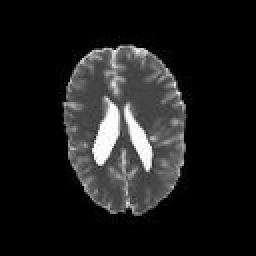
%> input picture kernel/data/MRIhead-T.jpg, 128 x 128 px (shown 2 times larger)
$ octave setup2DMRIData.m   (GNU Octave 9; MATLAB toolbox functions it lacks are replaced by stand-ins)
%> lines starting %> are read from the running program, lines starting %| are printed output that depends on the picture
### kernel/data/jpgs2data.m
%==============================================================================
% This code is part of the Matlab-based toolbox
% FAIR - Flexible Algorithms for Image Registration.
% For details see
% - https://github.com/C4IR and
% - http://www.siam.org/books/fa06/
%==============================================================================
% This files simplifies the generation of FAIR data
% Input
%    example        the name of the game (for figures etc)
%    fileT        name of a image file for the template  image
%    fileR        name of a image file for the reference image
%    varargin    list of additional variables such as omega, m, LM
%==============================================================================

function expfile = jpgs2data(example,fileT,fileR,varargin)
%> called with example = '', fileT = 'MRIhead-T.jpg', fileR = 'MRIhead-R.jpg'

if nargin == 0,
  help(mfilename)
  runMinimalExample
  return;
end

omega     = [];
m         = [];
LM        = [];
viewPara  = {'viewImage','viewImage2D','colormap','gray(256)'};
imgPara   = {'imgModel','linearInter'};
overwrite = 0;

for k=1:2:length(varargin), % overwrite defaults
  eval([varargin{k},'=varargin{',int2str(k+1),'};']);
end;

if isempty(example),
  caller  = dbstack;
  expfile = caller(min(2,length(caller))).name;
  example = expfile(6:end-5);
else
  expfile = sprintf('setup%sData',example);
end
expfile = fullfile(FAIRpath,'temp',expfile);

FAIRmessage(expfile)
if exist([expfile,'.mat'],'file') & ~overwrite,
  fprintf('[%s] %s exists\n',mfilename,expfile);
  return
end;

% do whatever needed to be done to get your data here
image = @(str) double(flipud(imread(str))'); % reads and converts

% load the original data, set domain, initial discretization, and grid
dataT = image(fileT);
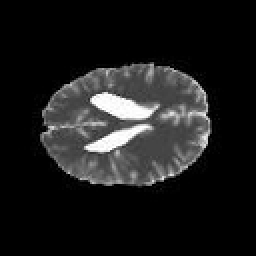
%> dataT: size 128x128 double (shown 2 times larger); min 0, max 255, mean 28.2; mean of the top-left, top-right, bottom-left and bottom-right quarters 30.5, 31.1, 28.6, 22.5
dataR = image(fileR);
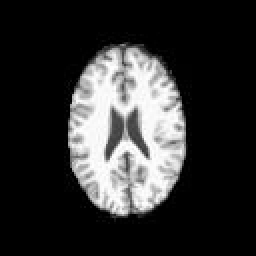
%> input picture kernel/data/MRIhead-R.jpg, 128 x 128 px (shown 2 times larger)
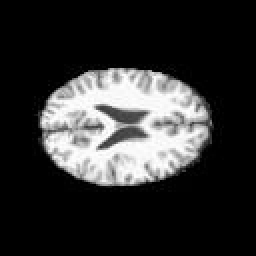
%> dataR: size 128x128 double (shown 2 times larger); min 0, max 255, mean 49.1; mean of the top-left, top-right, bottom-left and bottom-right quarters 52.8, 47.2, 50.4, 45.9

if isempty(omega), omega = [0,size(dataT,1),0,size(dataT,2)];  end;
%> after `omega = [0,size(dataT,1),0,size(dataT,2)]`: omega = [0 128 0 128]
if isempty(m),     m     = size(dataR);                        end;
%> after `m = size(dataR)`: m = [128 128]

viewImage('reset',viewPara{:});
imgModel('reset',imgPara{:});

omegaI = @(i) omega(min(i,size(omega,1)),:);
xc     = @(k) getCellCenteredGrid(omegaI(k),m);

viewData  = @(I,k) viewImage(imgModel(I,omegaI(k),xc(k)),omegaI(k),m);

FAIRfigure(1,'figname',expfile); clf;
subplot(1,2,1); viewData(dataT,1); title('template');
subplot(1,2,2); viewData(dataR,2); title('reference');

ML = getMultilevel({dataT,dataR},omega,m,'fig',2);

% save to outfile
save(expfile,'example','dataT','dataR','omega','m','ML','viewPara','imgPara');
if ~isempty(LM),
  save(expfile,'-append','LM','example');
end;

%------------------------------------------------------------------------------

function runMinimalExample
setup2DhandData;

%==============================================================================

### kernel/tools/dealOptions.m
%==============================================================================
% This code is part of the Matlab-based toolbox
% FAIR - Flexible Algorithms for Image Registration.
% For details see
% - https://github.com/C4IR and
% - http://www.siam.org/books/fa06/
%==============================================================================
% This functions deals persistent variables in administrative functions such as
% viewImage, viewImage, imgModel, trafo, distance, regularizer, ....
%
% Input:
%   optn        a list of current options, to be updated
%               cell or struct, 2*n entries, e.g.
%               optn.omega = [1,2];
%               optn.m     = 14;
%               or optn    = {'omega',[1,2],'m',14;}
%   varargin    a list of new options, cell with 2*p entries
%
% Output:
%   method      specifies the particular method to be used in caller, see example
%   optn        updated list of options
%   task        task to be performed either in options or in caller
%   stop        flag for caller to terminate
%
% Example:
% caller='imgModel', method='splineInter', p1='theta', pV1=10
%
% The followings modes can be uses
%    1.    nargin == 0,
%         help, run minimal example, return
%

% elseif    ~ischar(varargin{1}) -> task='none'; stop = 0;
% else      task = varargin{1} end one of the following
%
% task = 'reset', caller('reset',caller,method,p1,pV1,...), stop = 1
%   set optn={caller,method,p1,pV1,...}
%
% task = 'set',   caller('set',x1,xV1,...),                 stop = 1
%   update optn by overwiting (if x1=pk) or adding to list
%
% task = 'get',   caller('get',optn,pk),                    stop = 1
%   if field exists, method = OPTN.(pk), else method = [];
%
% task = 'disp',  caller('disp'),                           stop = 1
%   displays all the optn, fieldname:optn.(fieldname)
%
% task = 'clear', caller('clear'),                          stop = 1
%   set optn = [];
%
%  otherwise: -> task, stop = 0

%==============================================================================


function [method,optn,task,stop] = dealOptions(caller,optn,varargin)
%> called with caller = 'setup2DMRIData', optn = []

method = [];                    % initialize method
% caller = dbstack;               % identify the name of the calling function
% caller = caller(min(length(caller),2)).name;

task   = [];
stop   = 1;

if nargin == 0,
  help(mfilename);
  runMinimalExample;
  return;
end;

% transform optn from cell to struct
if iscell(optn),
  optn = cell2struct(optn(2:2:end),optn(1:2:end),2);
end;

% check whether work is to be done here, i.e. the first input argument
% varargin{1} is a str
if nargin>2 && ischar(varargin{1})

  task        = varargin{1};
  varargin(1) = [];

  switch task
    case {'reset','set'},       % reset/set options
      if strcmp(task,'reset'),  % clear optn
        optn = [];
      end;

      % update the field with the value from the varargin list
      for k=1:2:length(varargin),
        optn.(varargin{k}) = varargin{k+1};
      end;

    case 'disp',                % display the options
      fprintf('<%s> options\n',caller);
      if isempty(optn),
        fprintf('is empty\n');
      else
        disp(optn)
      end;

    case 'clear';               % clear the options
      optn   = [];
      fprintf('--- cleared OPTN in <%s> ---\n',caller);

    case 'get',
      for k=1:length(varargin),
        method = getOption(optn,varargin{1});
      end;
      return

    case 'optn',
      [method,optn] = getOption(optn,caller);
      method = optn;
      return;

    otherwise,
      stop = 0;

  end;

  [method,optn] = getOption(optn,caller);
  return;

else

  [method,optn] = getOption(optn,caller);
  stop = (nargin < 3);
  return;

end;


%----------------------------------------------------------------------------------------

function [value,optn] = getOption(optn,field);

% initialize value= []; update by the value in optn
value = []; if isfield(optn,field),  value = optn.(field); end;
% transfer struct optn to list
if isstruct(optn),
  fields = fieldnames(optn);
  values = struct2cell(optn);
  optn = cell(1,2*length(fields));
  optn(1:2:2*length(fields)-1) = fields;
  optn(2:2:2*length(fields))   = values;
end;

%------------------------------------------------------------------------------

% [12 lines left out: function runMinimalExample, not called in this run]
%==============================================================================

### kernel/viewers/FAIRfigure.m
%==============================================================================
% This code is part of the Matlab-based toolbox
% FAIR - Flexible Algorithms for Image Registration.
% For details see
% - https://github.com/C4IR and
% - http://www.siam.org/books/fa06/
%==============================================================================
%
% function varargout = FAIRfigure(fig,varargin)
%
% Opens a non-gray (-: FAIR figure at position [position]
% labels with sets figure number and title [figname]
%
%==============================================================================

function varargout = FAIRfigure(fig,varargin)
%> called with fig = 1

caller   = dbstack;        % identify the name of the calling function
caller   = caller(min(length(caller),2)).name;
figname  = caller;
color    = [1,1,0.95];
position = [];

for k=1:2:length(varargin), % overwrite defaults
  eval([varargin{k},'=varargin{',int2str(k+1),'};']);
end;

if nargin == 0,
  fig = [];
end;

if isempty(fig),
  fig = figureh;
else
  if ishandle(fig),
    fig = figureh(fig);
  else
%> the run ends on the next line
    fig = figureh(fig);
  end;
end;

if ~isnumeric(fig),
  fig = fig.Number;
end;

figname  = sprintf('[FAIR:%d] %s',fig,figname);
set(fig,'numbertitle','off','name',figname,'color',color);

if not(isempty(position)) && not(strcmp(position,'default')),
%   keyboard
%     position = FAIRposition('fig',fig,'position',position);
    set(fig,'position',position);
end;
if nargout == 1, varargout = {fig};  end;
%==============================================================================

### kernel/tools/FAIRpath.m
function value=FAIRpath; value='/Users/Jan/Dropbox/FAIR/github';

### kernel/imgModels/imgModel.m
%==============================================================================
% This code is part of the Matlab-based toolbox
% FAIR - Flexible Algorithms for Image Registration.
% For details see
% - https://github.com/C4IR and
% - http://www.siam.org/books/fa06/
%==============================================================================
% Main function for the image model, uses persistent parameter
% Typical call
%  1.   initialize (pick model and submit parameters)
%
%       imgModel('reset','imgModel','splineInter','regularizer','moments','theta',1e-2);
%
%  2.   use:
%
%       [Tc,dT] = imgModel(coefT,omega,yc);
%
%       evaluates the image model as a linear combination of basis functions with
%       the coeeficients coeffT of size size(coefT) at a cell-centered grid of points
%       y = [Y(:,1);Y(:,2),...,Y(:,d)] using parameters specified by the persistent variable OPTN
%
%
%       [Tc,dT] = imgModel(dataT,omega,yc,specific{:});
%       overwrites the persistent options (not permanently)
%
%  3.   additional option 'coefficients':
%
%       [coefT,coefR] = imgModel('coefficients',dataT,dataR,omega);
%
%       returns the coefficients of a basis representation, note
%       coefT = dataT                     for linear interpolation
%       coefT = getSplineCoefficients     for spline interpolation
% =======================================================================================

function varargout = imgModel(varargin)

% handle options
persistent OPTN

if nargin == 0 & nargout == 0 %& isempty(OPTN),
  help(mfilename);
  runMinimalExample;
  return;
end;

% check for reset, set, clear, disp, see dealOptions.m
[method,OPTN,task,stop] = dealOptions(mfilename,OPTN,varargin{:});
if stop,  varargout = {method,OPTN};  return; end

% update spline coefficients, if neccessary
if strcmp(task,'coefficients'),
  T   = varargin{2};
  R   = varargin{3};
  dim = length(varargin{4})/2;
  if ~isempty(strfind(method,'spline')),
    T = getSplineCoefficients(T,'dim',dim,OPTN{:},varargin{5:end});
    R = getSplineCoefficients(R,'dim',dim,OPTN{:},varargin{5:end});
  end;
  varargout = {T,R};
  return;
end;

% do the work
[method,optn] = dealOptions(mfilename,OPTN,...
	'set','doDerivative',(nargout>1),varargin{4:end});
k = find(strcmp(optn,mfilename));
optn (k:k+1) = [];
T         = varargin{1};
omega     = varargin{2};
x         = varargin{3}(:);
[T,dT]    = feval(method,T,omega,x,optn{:});
varargout = {T,dT};

%------------------------------------------------------------------------------

% [4 lines left out: function runMinimalExample, not called in this run]
%==============================================================================

### kernel/viewers/viewImage.m
%==============================================================================
% This code is part of the Matlab-based toolbox
% FAIR - Flexible Algorithms for Image Registration.
% For details see
% - https://github.com/C4IR and
% - http://www.siam.org/books/fa06/
%==============================================================================
% varargout = viewImage(varargin)
%
% Main function for image visualization, makes use of persistent parameters
% typical usage:
%   viewPara = {'viewImage','viewImage2D','colormap','gray(256)'};
%   viewImage('reset',viewPara{:});
%   vh = viewImage(T,omega,m);
% see
%   E2_setupHandsData for a 2D example and
%   E2_setupBrainData for a 3D example
%
% visualize:
%
%   visualizes the interpolated data (based on m) on a domain Omega (based on omega)
%
% administration, parameter setting:
%   for resetting, intitializing, setting, updating, clearing, displaying,
%   see dealOptions.m
%
% specific optn:
%   viewImage(T,omega,m,specific{:}), uses specific for this call
%==============================================================================

function varargout = viewImage(varargin)

persistent OPTN
[method,OPTN,task,stop] = dealOptions(mfilename,OPTN,varargin{:});
if stop,
  varargout{1} = method;
  if nargout > 1, varargout{2} = OPTN;  end;
  return;
end

% update options and split
[method,optn] = dealOptions(mfilename,OPTN,'set',varargin{4:end});
if isempty(method), error('no method specified!'); end;


ih = []; B = [];
% -----------------------------------------------------------------------------
% start to work
Tc     = varargin{1};
omega0 = reshape([0;1]*ones(1,length(size(Tc))),1,[]);
if nargin<2, omega = omega0;   else omega = varargin{2}; end;
if nargin<3, m     = size(Tc); else m     = varargin{3}; end;

%make optn struct
optn = cell2struct(optn(2:2:end),optn(1:2:end),2);

% shortcut to value of boolean option str
OK = @(str) (isfield(optn,str) && ~isempty(optn.(str)));

% scale image to [0,255]
if OK('scale'),
  minTc = min(Tc);
  maxTc = max(Tc);
  dG = (maxTc-minTc); dG = dG + 2*(dG == 0);
  Tc = 255/dG*(Tc-minTc);
end;

% invert image
if OK('invert'),
  Tc = max(Tc(:))-Tc;
  %Tc = 255-max(Tc)+Tc;
end;

% shortcut to value of option str
value = @(str) dealOptions(mfilename,optn,'get',str);

% setup figure
fig = value('fig');
if isempty(fig),
  fig = gcf;
elseif fig == 0,
  fig = figure;
else
  figure(fig);
end;

% determine the subfigure
sub = value('sub');
if any(sub ~= 1),
  subplot(sub(1),sub(2),sub(3)); cla;
end;

% set the figure name
figname = value('figname');
if ~isempty(figname),
  set(fig,'numbertitle','off','name',sprintf('[FAIR:%d]: %s',fig,figname));
end;

% splitt options into internal
internals = {mfilename,'scale','invert','fig','sub','figname'};

% remove internals from list
for k=1:length(internals),
  if isfield(optn,internals{k}), optn = rmfield(optn,internals{k});  end;
end;

% transfer struct optn back to list
[dummy,optn] = dealOptions(mfilename,optn);

% call the viewer with remaining options
switch nargout,
  case 0, feval(method,Tc,omega,m,optn{:});
  case 1,
    ih = feval(method,Tc,omega,m,optn{:});
    varargout = {ih};
  otherwise,
    [ih,B]    = feval(method,Tc,omega,m,optn{:});
    varargout = {ih,B};
end;
drawnow
%==============================================================================

### kernel/tools/FAIRmessage.m
%==============================================================================
% This code is part of the Matlab-based toolbox
% FAIR - Flexible Algorithms for Image Registration.
% For details see
% - https://github.com/C4IR and
% - http://www.siam.org/books/fa06/
%==============================================================================
% Generates a nicely formatted message
%==============================================================================

function FAIRmessage(str,c)

if nargin == 0,
    FAIRmessage('nice message')
    return;
elseif (nargin == 1) && (length(str) == 1),
  fprintf('>> %s\n',char(ones(1,78))*str);
else
  if ~exist('c','var'), c = '=';  end;
  fprintf('>> %s  [ %s ]  % s\n',...
    char(ones(1,10)*c),str,char(ones(1,60-length(str))*c));
end;
%==============================================================================

### kernel/data/checkDataFile.m
%==============================================================================
% This code is part of the Matlab-based toolbox
% FAIR - Flexible Algorithms for Image Registration.
% For details see
% - https://github.com/C4IR and
% - http://www.siam.org/books/fa06/
%==============================================================================
% This scripts checks whether the required data is already available.
% If if so and possible, it also initializes the modules
% viewimage, imgModel, trafo, distance, regularizer for later use;
% see setup2DhandsData.m for an example
%==============================================================================
caller          = dbstack;        % identify the name of the calling function
caller          = caller(min(length(caller),2)).name;
expfile         = fullfile(FAIRpath,'temp',[caller,'.mat']);
expfileExists   = (exist(expfile,'file') == 2);

if ~expfileExists,
  return;         % matfile has to be generated
end;

fprintf('%s: load(%s); and initialize modules\n',...
  caller,expfile(length(FAIRpath)+1:end));
clear caller
load(expfile);

% initialize toolbox
if ~isempty(who(expfile,'viewPara')),    viewImage('reset',viewPara{:});  end;
if ~isempty(who(expfile,'imgPara')),     imgModel('reset',imgPara{:});    end;
if ~isempty(who(expfile,'traPara')),     trafo('reset',traPara{:});       end;
if ~isempty(who(expfile,'disPara')),     distance('reset',disPara{:});    end;
if ~isempty(who(expfile,'regPara')),     regularizer('reset',regPara{:}); end;
%==============================================================================

### kernel/data/setup2DMRIData.m
%==============================================================================
% This code is part of the Matlab-based toolbox
% FAIR - Flexible Algorithms for Image Registration.
% For details see
% - https://github.com/C4IR and
% - http://www.siam.org/books/fa06/
%==============================================================================
% Initializing MRI slices of a human head (T1/T2).
%==============================================================================

checkDataFile
if expfileExists, return; end;

expfile = jpgs2data('','MRIhead-T.jpg','MRIhead-R.jpg',...
